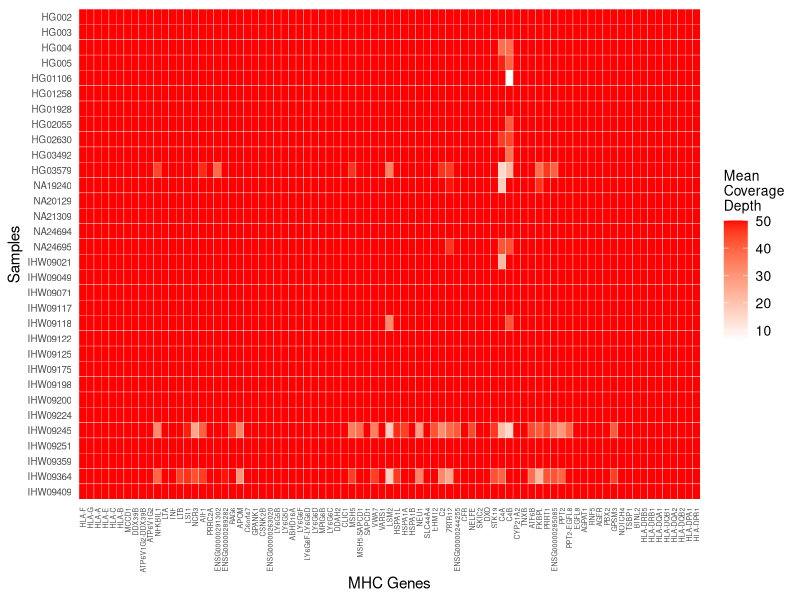
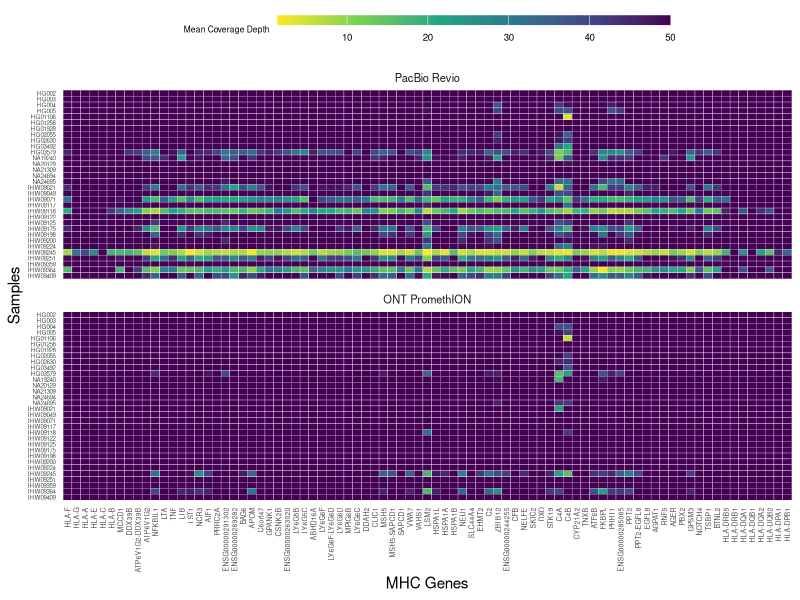
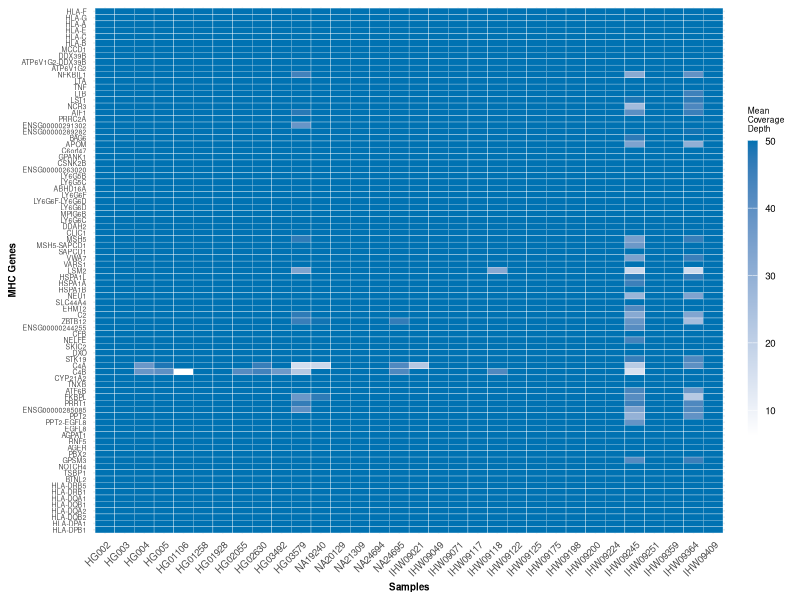
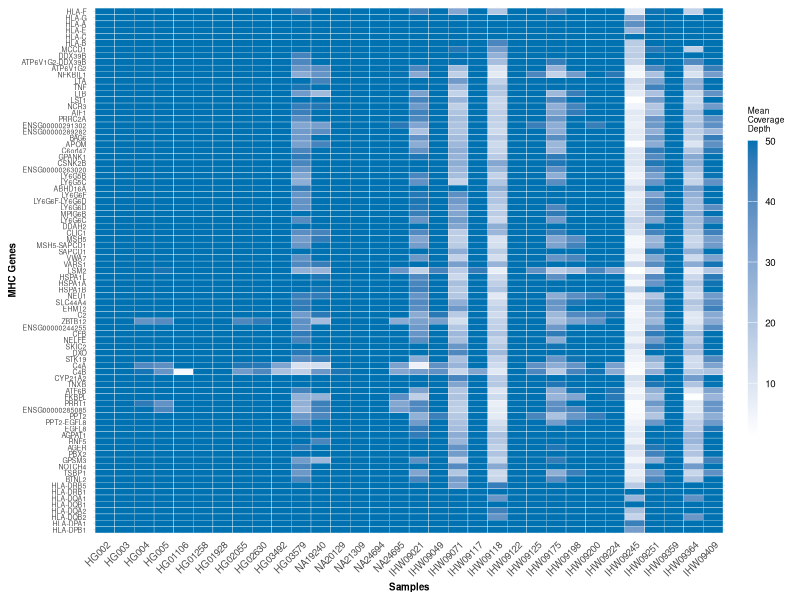
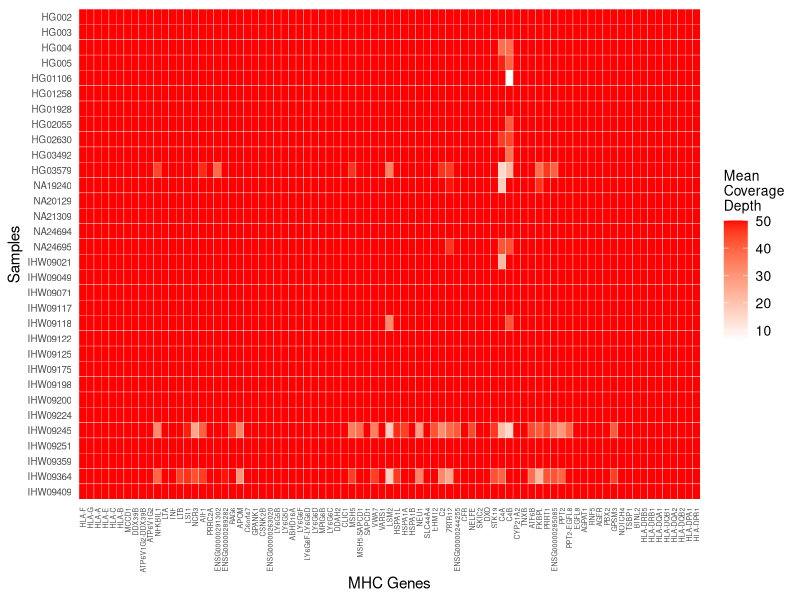
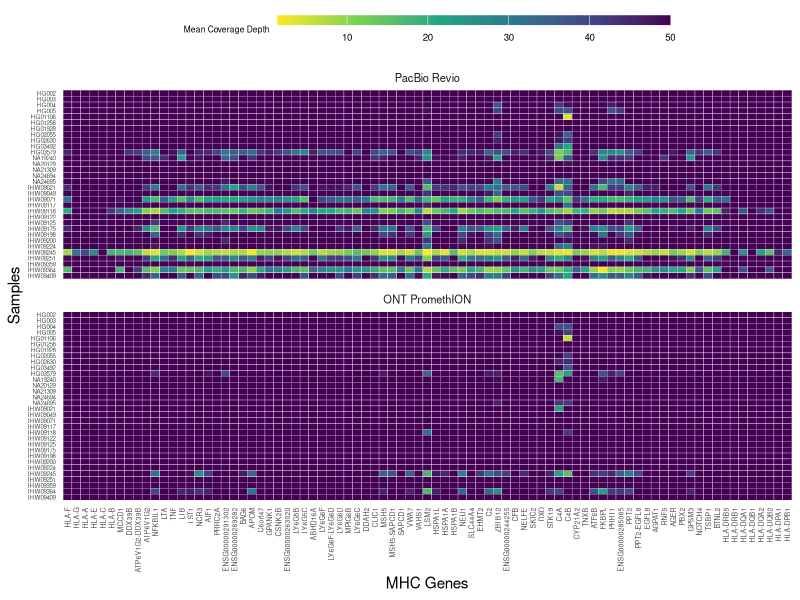
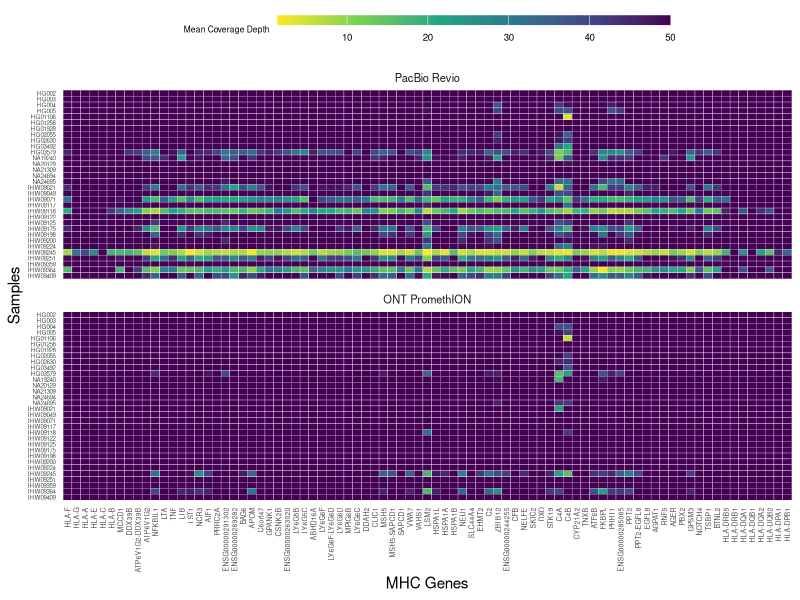
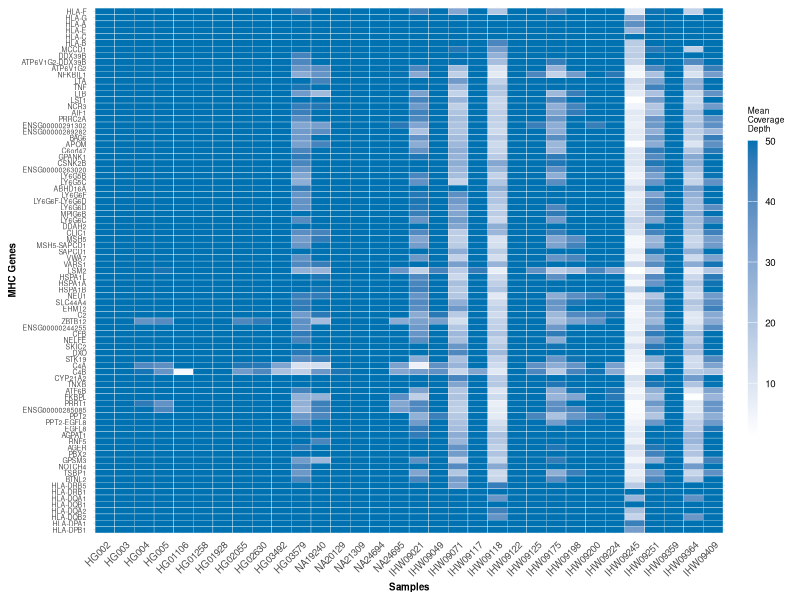

These figures' R source, in order:
library(tidyr)
library(ggplot2)
library(viridis)

setwd("/Users/matt/Documents/GitHub/mhc/scripts/visualizations/heat_map/")

# Read the data
#data <- read.table("pacbio_genes.txt", header = TRUE, sep = "\t", stringsAsFactors = FALSE)
#data <- read.table("revio_gene_coverage_depth.tsv", header = TRUE, sep = "\t", stringsAsFactors = FALSE)
data <- read.table("promethion_gene_coverage_depth.tsv", header = TRUE, sep = "\t", stringsAsFactors = FALSE)

# Handle duplicate gene names
rownames(data) <- make.unique(data[, 1])  # Ensure unique gene names
gene_order <- rownames(data)              # Store the original gene order
data <- data[, -1]                        # Remove the first column (gene names)

# Transpose the data so genes are columns and samples are rows
heatmap_data <- t(as.matrix(data))        # Transpose the matrix
heatmap_data[heatmap_data > 50] <- 50
sample_order <- rev(rownames(heatmap_data))  # Reverse the sample order

# Convert to a data frame for ggplot
df <- as.data.frame(heatmap_data)
df$Sample <- rownames(heatmap_data)       # Add sample names as a column

# Pivot to long format for ggplot
df_long <- pivot_longer(
  df,
  cols = -Sample,                  # All columns except "Sample"
  names_to = "Gene",               # Gene names
  values_to = "Depth"              # Depth values
)

# Ensure Samples and Genes retain their original order
df_long$Sample <- factor(df_long$Sample, levels = sample_order)  # Reverse sample order
df_long$Gene <- factor(df_long$Gene, levels = gene_order)

# Plot the heatmap with right-aligned gene labels
figure <- ggplot(df_long, aes(x = Gene, y = Sample, fill = Depth)) +
  geom_tile(color = "white") +
  scale_fill_gradient(low = "white", high = "red") +
  theme_minimal() +
  theme(
    axis.text.x = element_text(size = 5, angle = 90, hjust = 1, vjust = 0.5),  # Right-align x-axis labels
    axis.ticks.x = element_blank(),                               # Remove x-axis ticks
    axis.text.y = element_text(size = 7),                        # Adjust y-axis text size
    panel.grid = element_blank(),                                 # Remove gridlines
    legend.title = element_text(size = 10),                       # Adjust legend title size
    legend.text = element_text(size = 10)                         # Adjust legend text size
  ) +
  labs(
    x = "MHC Genes",                  # Label for x-axis
    y = "Samples",                    # Label for y-axis
    fill = "Mean\nCoverage\nDepth"    # Legend title
  ) +
  scale_x_discrete(labels = levels(df_long$Gene))  # Apply all gene labels for x-axis

figure

ggsave(filename = "new_heat_map_red.png", plot = figure, width=169, units = "mm")

#==================
library(tidyr)
library(ggplot2)
library(viridis)

setwd("/Users/matt/Documents/GitHub/mhc/scripts/visualizations/heat_map/")

revio <- read.table("revio_gene_coverage_depth.tsv", header = TRUE, sep = "\t", stringsAsFactors = FALSE)
prom <- read.table("promethion_gene_coverage_depth.tsv", header = TRUE, sep = "\t", stringsAsFactors = FALSE)

sample_order <- rev(colnames(revio)[-1])

# Helper to reshape one table
reshape_for_heatmap <- function(data, platform_name) {
  rownames(data) <- make.unique(data[, 1])
  gene_order <- rownames(data)
  data <- data[, -1]
  mat <- t(as.matrix(data))
  mat[mat > 50] <- 50
  df <- as.data.frame(mat)
  df$Sample <- rownames(mat)
  df_long <- pivot_longer(df, cols = -Sample, names_to = "Gene", values_to = "Depth")
  df_long$Platform <- platform_name
  df_long$Depth <- as.numeric(df_long$Depth)
  df_long$Sample <- factor(df_long$Sample, levels = sample_order)  # Preserve order here
  df_long$Gene <- factor(df_long$Gene, levels = gene_order)        # (Optional) gene order too
  df_long
}

# Combine into one long dataframe
df_long <- rbind(
  reshape_for_heatmap(revio, "Revio"),
  reshape_for_heatmap(prom, "PromethION")
)

df_long$Platform <- factor(df_long$Platform, levels = c("Revio", "PromethION"))

# Plot
figure2 <- ggplot(df_long, aes(x = Gene, y = Sample, fill = Depth)) +
  geom_tile(color = "white") +
  scale_fill_viridis_c(option = "viridis", direction = -1) +
  theme_minimal() +
  facet_wrap(~ Platform, ncol = 1, labeller = as_labeller(c(Revio = "PacBio Revio", PromethION = "ONT PromethION"))) +
  theme(
    axis.text.x = element_text(size = 5, angle = 90, hjust = 1, vjust = 0.5),
    axis.text.y = element_text(size = 4.5),
    strip.text = element_text(size = 8),
    legend.title = element_text(size = 6),
    legend.text = element_text(size = 7),
    legend.key.height = unit(0.25, "cm"),
    legend.key.width = unit(2, "cm"),
    legend.position = "top"
  ) +
  labs(
    x = "MHC Genes",
    y = "Samples",
    fill = "Mean Coverage Depth"
  )

figure2

ggsave(filename = "combined_heat_map.png", plot = figure2)
ggsave(filename = "combined_heat_map.pdf", plot = figure2)

#==============================================================================
library(tidyr)
library(ggplot2)
library(viridis)

setwd("/Users/matt/Documents/GitHub/mhc/scripts/visualizations/heat_map/")

# Load data
revio <- read.table("revio_gene_coverage_depth.tsv", header = TRUE, sep = "\t", stringsAsFactors = FALSE)
prom <- read.table("promethion_gene_coverage_depth.tsv", header = TRUE, sep = "\t", stringsAsFactors = FALSE)

# Define desired sample order (reverse of column names, excluding first column)
sample_order <- colnames(revio)[-1]

# Helper to reshape one table
reshape_for_heatmap <- function(data, platform_name, sample_order) {
  gene_names <- make.unique(data[[1]])  # ensure unique gene names
  rownames(data) <- gene_names
  gene_order <- rev(gene_names)
  data <- data[, -1]
  mat <- t(as.matrix(data))
  mat[mat > 50] <- 50
  df <- as.data.frame(mat)
  df$Sample <- rownames(mat)
  df_long <- pivot_longer(df, cols = -Sample, names_to = "Gene", values_to = "Depth")
  df_long$Platform <- platform_name
  df_long$Depth <- as.numeric(df_long$Depth)
  df_long$Sample <- factor(df_long$Sample, levels = sample_order)  # enforce x-axis order
  df_long$Gene <- factor(df_long$Gene, levels = gene_order)        # enforce y-axis order
  df_long
}

# Reshape each dataset
revio_long <- reshape_for_heatmap(revio, "Revio", sample_order)
prom_long <- reshape_for_heatmap(prom, "PromethION", sample_order)

# Plot for Revio
plot_revio <- ggplot(revio_long, aes(x = Sample, y = Gene, fill = Depth)) +
  geom_tile(color = "white") +
  scale_fill_gradient(low = "white", high = "#0072B2") +
  theme_minimal() +
  theme(
    axis.text.x = element_text(size = 7, angle = 45, hjust = 1, vjust = 1),
    axis.title.x = element_text(size=7, face = "bold"),
    axis.title.y = element_text(size=7, face="bold"),
    axis.text.y = element_text(size = 5),
    legend.title = element_text(size = 6),
    legend.text = element_text(size = 7),
    legend.key.height = unit(1.5, "cm"),
    legend.key.width = unit(0.25, "cm"),
    legend.position = "right"
  ) +
  labs(x = "Samples", y = "MHC Genes", fill = "Mean\nCoverage\nDepth")

# Plot for PromethION
plot_prom <- ggplot(prom_long, aes(x = Sample, y = Gene, fill = Depth)) +
  geom_tile(color = "white") +
  scale_fill_gradient(low = "white", high = "#0072B2") + 
  theme_minimal() +
  theme(
    axis.text.x = element_text(size = 7, angle = 45, hjust = 1, vjust = 1),
    axis.title.x = element_text(size=7, face = "bold"),
    axis.title.y = element_text(size=7, face="bold"),
    axis.text.y = element_text(size = 5),
    legend.title = element_text(size = 6),
    legend.text = element_text(size = 7),
    legend.key.height = unit(1.5, "cm"),
    legend.key.width = unit(0.25, "cm"),
    legend.position = "right"
  ) +
  labs(x = "Samples", y = "MHC Genes", fill = "Mean\nCoverage\nDepth")

# Display both plots
plot_prom
plot_revio

ggsave(filename = "revio_heat_map.pdf", plot = plot_revio)
ggsave(filename = "promethion_heat_map.pdf", plot = plot_prom)

#==============================================================================
